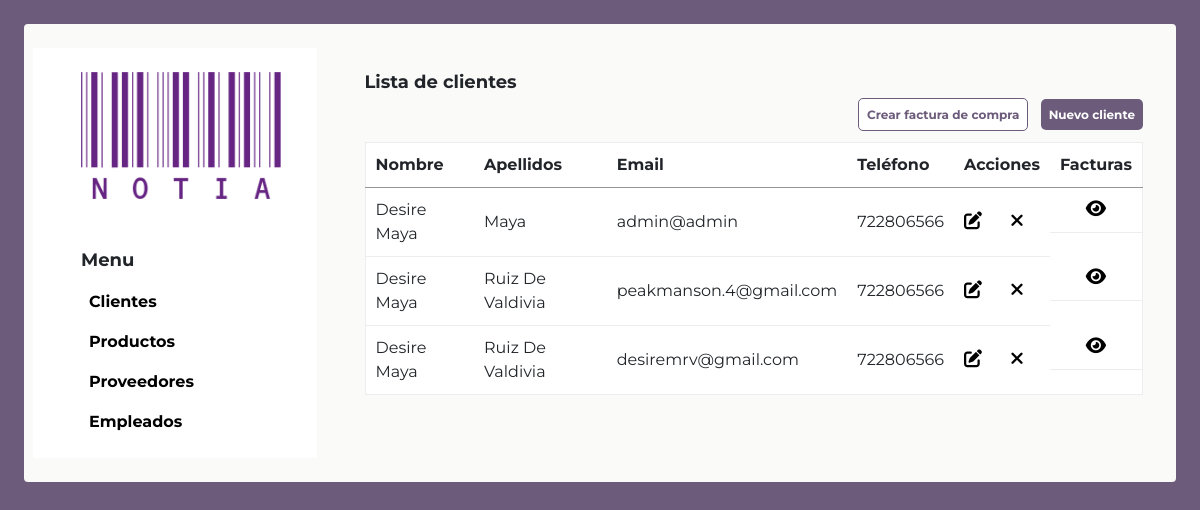
/, run on an earlier commit of the app's database.
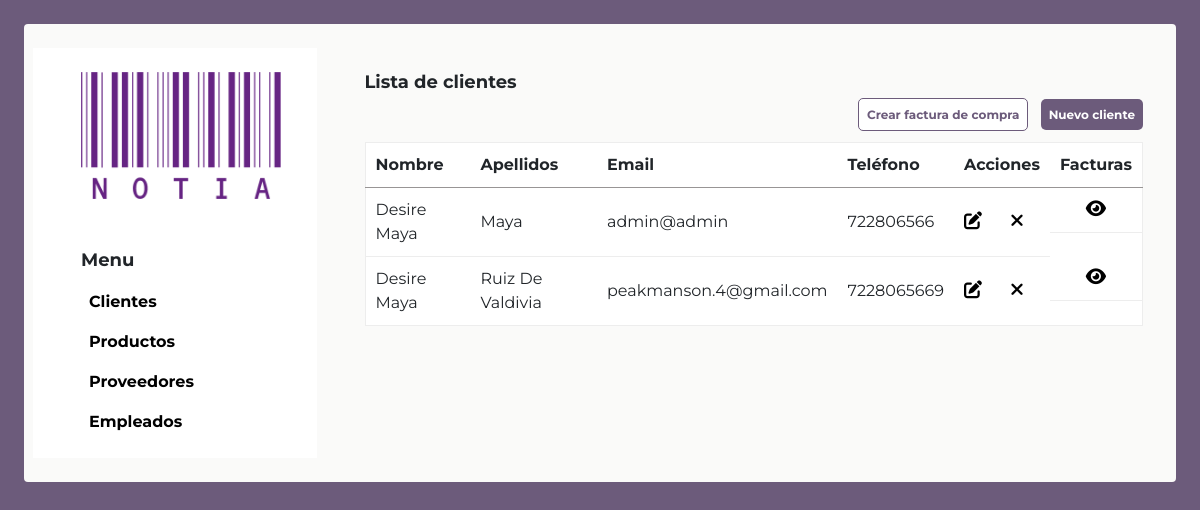
And on a later commit of the database.
### tables this page shows
CREATE TABLE `clientes` (
  `ID_Cliente` int(11) NOT NULL,
  `Nombre` varchar(100) DEFAULT NULL,
  `Apellidos` varchar(100) DEFAULT NULL,
  `NIF` varchar(20) DEFAULT NULL,
  `Direccion` varchar(255) DEFAULT NULL,
  `Telefono` varchar(20) DEFAULT NULL,
  `Email` varchar(100) DEFAULT NULL,
  `Password` varchar(255) NOT NULL
);

### index.php (the view, shortened to what this page needs)
<!DOCTYPE html>
<html lang="en">
<head>
    <link rel="stylesheet" href="css/style.css">
    <link rel="stylesheet" href="https://cdnjs.cloudflare.com/ajax/libs/font-awesome/6.5.1/css/all.min.css">
    <link rel="stylesheet" href="https://cdn.jsdelivr.net/npm/bootstrap@4.6.2/dist/css/bootstrap.min.css">
</head>
<body class="bg-azul overflow-hidden p-4">
    <div class="contenedor2 w-100">
        <div class="row p-4 d-flex justify-content-center">
        <div class="col-md-3 bg-bco p-4 pl-5 ">
            <img src="img/notia.png" class="logo">
              <p class="fs18 bold fsMono mt-5">Menu</p>
                <nav class="d-flex flex-column pl-2">
                    <a href="#" id="nav_0" class="negro bold menu" data-table="clientes">Clientes</a>
                    <a href="#" id="nav_1" class="negro bold mt-3 menu" data-table="productos">Productos</a>
                    <a href="#" id="nav_2" class="negro bold mt-3 menu" data-table="proveedores">Proveedores</a>
                    <a href="#" id="nav_3" class="negro bold mt-3 menu" data-table="empleados">Empleados</a>
                </nav>
            </div>
            <div class="col-md-9 p-4 pl-5 ">
                <div id="clientes" class="table-section">
                    <h1 class="fs18 bold fsMono">Lista de clientes</h1>
                    <p class="text-right">
                        <a href="crearFacturaVenta.php" class="boton2 bold mr-2 ">Crear factura de compra</a>
                        <a href="agregar.php" class="boton bold">Nuevo cliente</a>
                    </p>
                    <table class="w-100">
                        <thead>
                            <tr>
                                <th>Nombre</th>
                                <th>Apellidos</th>
                                <th>Email</th>
                                <th>Teléfono</th>
                                <th >Acciones</th>
                                <th class='d-flex justify-content-center'>Facturas</th>
                            </tr>
                        </thead>
                        <tbody>
                        <?php
                                include 'conexion.php';
                                $sql = "SELECT * FROM clientes";
                                $result = $conn->query($sql);
                                if ($result->num_rows > 0) {
                                    while($row = $result->fetch_assoc()) {
                                        echo "<tr>
                                                <td>" . $row["Nombre"]. "</td>
                                                <td>" . $row["Apellidos"]. "</td>
                                                <td>" . $row["Email"]. "</td>
                                                <td>" . $row["Telefono"]. "</td>
                                                <td>
                                                    <a class='mr-4' href='editar.php?id=" . $row["ID_Cliente"] . "'><i class='fa-solid fa-pen-to-square negro fs18'></i></a>
                                                    <a href='eliminar.php?id=" . $row["ID_Cliente"] . "'><i class='fa-solid fa-xmark negro fs18'></i></a>
                                                </td>
                                                <td class='d-flex justify-content-center'>
                                                <a href='verFacturasCliente.php?id=" . $row["ID_Cliente"] . "'><i class='fa-solid fa-eye negro fs18'></i></a>
                                                </td>
                                            </tr>";
                                    }
                                } else {
                                    echo "<tr><td colspan='6'>No hay clientes registrados</td></tr>";
                                }
                        ?>
                        </tbody>
                    </table>
                </div>
            </div>
        </div>
    </div>
</body>
</html>

What changed in the data, as far as the page shows it:
removed clientes: Nombre "Desire Maya", Apellidos "Ruiz De Valdivia", Email "desiremrv@gmail.com", Telefono "722806566"
changed clientes "Ruiz De Valdivia": Telefono "722806566" → "7228065669"
